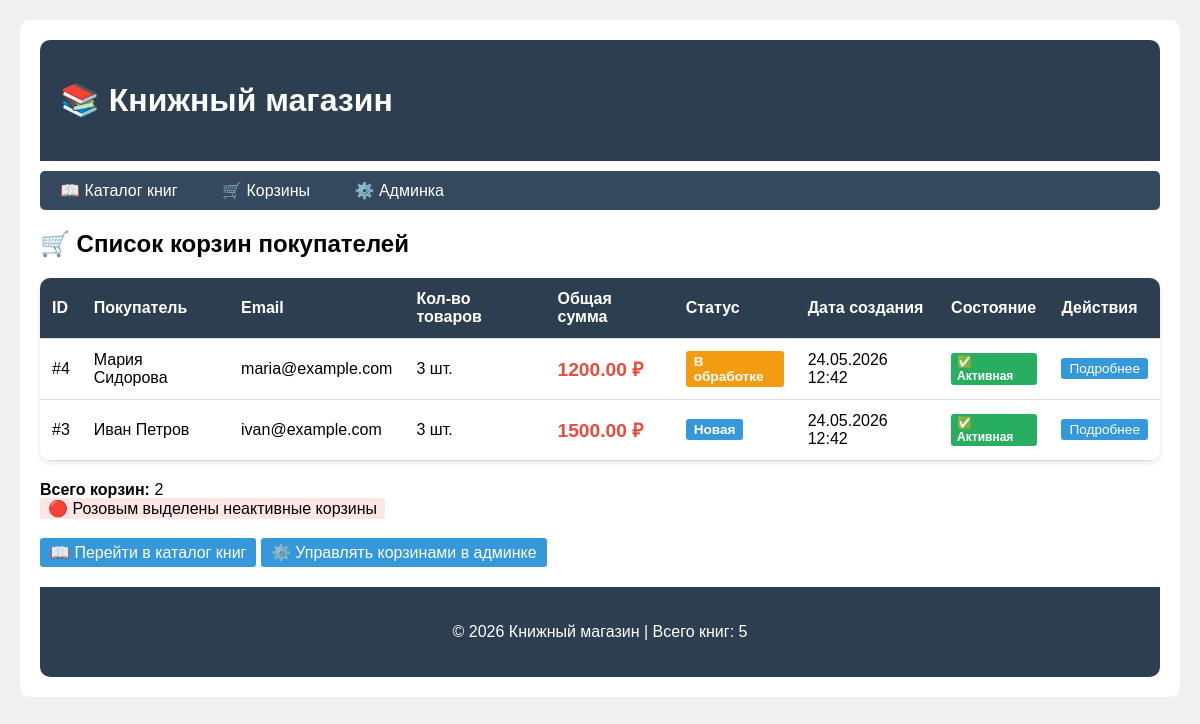
Page /carts/ on the earlier database version.
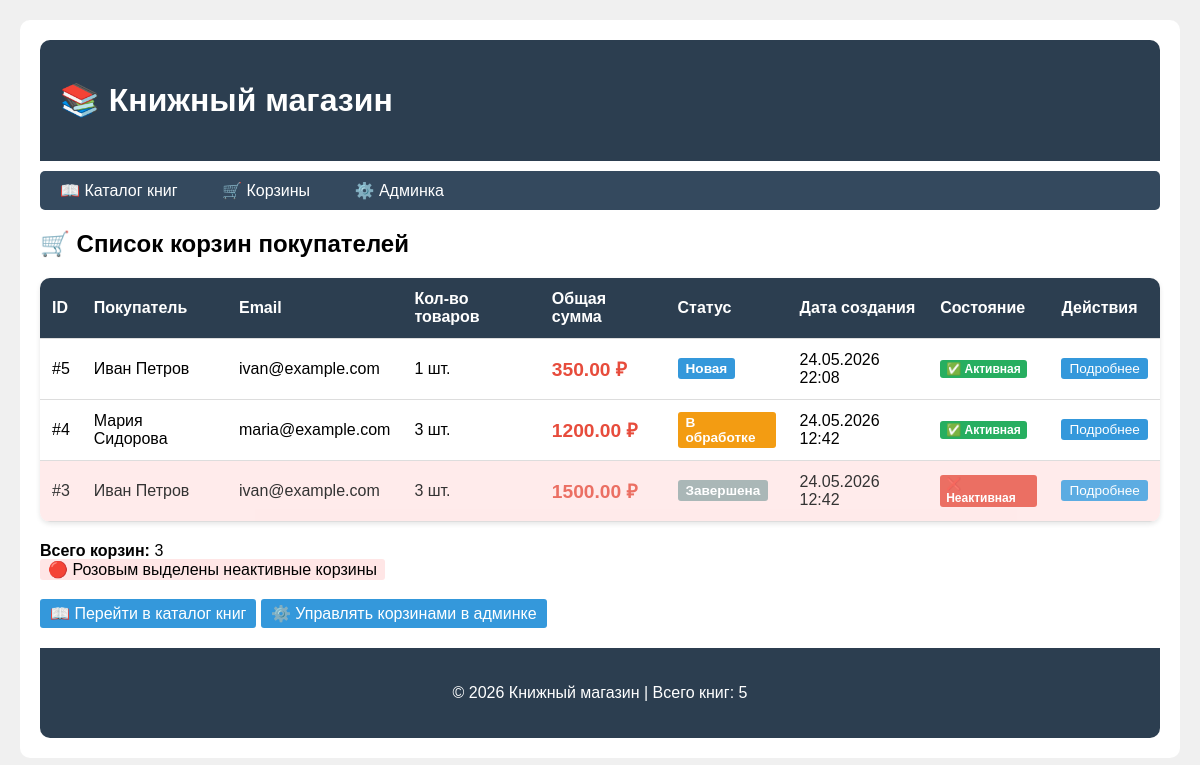
Same page on the later database version.
### catalog/models.py (models this page shows, shortened)
class Cart(models.Model):
    STATUS_CHOICES = [
        ('new', 'Новая'),
        ('processing', 'В обработке'),
        ('completed', 'Завершена'),
        ('cancelled', 'Отменена'),
    ]
    customer = models.ForeignKey(
        Customer,
        on_delete=models.CASCADE,
        related_name='carts',
        verbose_name='Покупатель'
    )
    products = models.ManyToManyField(
        Product,
        through='CartItem',
        related_name='carts',
        verbose_name='Товары'
    )
    status = models.CharField('Статус', max_length=20, choices=STATUS_CHOICES, default='new')
    created_at = models.DateTimeField('Дата создания', auto_now_add=True)
    updated_at = models.DateTimeField('Дата обновления', auto_now=True)
    def total_price(self):
        return sum(item.product.price * item.quantity for item in self.cart_items.all())
    def total_items(self):
        return sum(item.quantity for item in self.cart_items.all())
    class Meta:
        verbose_name = 'Корзина'
        verbose_name_plural = 'Корзины'
        ordering = ['-created_at']

class Customer(models.Model):
    name = models.CharField('Имя', max_length=100)
    email = models.EmailField('Email', unique=True)
    phone = models.CharField('Телефон', max_length=20, blank=True)
    address = models.TextField('Адрес', blank=True)
    registered_at = models.DateTimeField('Дата регистрации', auto_now_add=True)
    class Meta:
        verbose_name = 'Покупатель'
        verbose_name_plural = 'Покупатели'

class CartItem(models.Model):
    cart = models.ForeignKey(Cart, on_delete=models.CASCADE, related_name='cart_items')
    product = models.ForeignKey(Product, on_delete=models.CASCADE)
    quantity = models.PositiveIntegerField('Количество', default=1)
    class Meta:
        verbose_name = 'Позиция корзины'
        verbose_name_plural = 'Позиции корзин'

class Product(models.Model):
    name = models.CharField('Название', max_length=200)
    author = models.CharField('Автор', max_length=200, blank=True)  # Добавить
    publisher = models.CharField('Издательство', max_length=200, blank=True)  # Добавить
    pages = models.IntegerField('Количество страниц', default=0, blank=True)  # Добавить
    price = models.DecimalField('Цена', max_digits=10, decimal_places=2)
    description = models.TextField('Описание', blank=True)
    stock = models.IntegerField('Количество на складе', default=0)
    created_at = models.DateTimeField('Дата добавления', auto_now_add=True)
    class Meta:
        verbose_name = 'Товар'
        verbose_name_plural = 'Товары'

### catalog/views.py (the view)
# urls.py: path('carts/', views.CartListView.as_view(), name='cart_list'),  # ГЛАВНАЯ СТРАНИЦА КОРЗИН
class CartListView(ListView):
    model = Cart
    template_name = 'catalog/carts.html'
    context_object_name = 'carts'
    def get_queryset(self):
        return Cart.objects.select_related('customer').prefetch_related('products').all()

### catalog/templatetags/book_tags.py (called while the page is built)
@register.filter(name='price_format')
def price_format(value):
    try:
        return f"{float(value):.2f} ₽"
    except (ValueError, TypeError):
        return value

@register.simple_tag
def current_year():
    return datetime.now().year

@register.simple_tag
def book_count():
    from catalog.models import Product  # ИСПРАВЛЕНО: Book -> Product
    return Product.objects.count()

### templates/catalog/carts.html (shortened to what this page needs)
{% extends "base.html" %}
{% load book_tags %}
{% block content %}
<h2>🛒 Список корзин покупателей</h2>
{% if carts %}
    <table class="cart-table">
        <thead>
            <tr>
                <th>ID</th>
                <th>Покупатель</th>
                <th>Email</th>
                <th>Кол-во товаров</th>
                <th>Общая сумма</th>
                <th>Статус</th>
                <th>Дата создания</th>
                <th>Состояние</th>
                <th>Действия</th>
            </tr>
        </thead>
        <tbody>
            {% for cart in carts %}
            <tr class="{% if cart.status == 'completed' or cart.status == 'cancelled' %}inactive{% endif %}">
                <td>#{{ cart.id }}</td>
                <td>{{ cart.customer.name }}</td>
                <td>{{ cart.customer.email }}</td>
                <td>{{ cart.total_items }} шт.</td>
                <td class="price">{{ cart.total_price|price_format }}</td>
                <td>
                    <span class="status-badge status-{{ cart.status }}">
                        {{ cart.get_status_display }}
                    </span>
                </td>
                <td>{{ cart.created_at|date:"d.m.Y H:i" }}</td>
                <td>
                    {% if cart.status == 'completed' or cart.status == 'cancelled' %}
                        <span class="inactive-badge">❌ Неактивная</span>
                    {% else %}
                        <span class="active-badge">✅ Активная</span>
                    {% endif %}
                </td>
                <td>
                    <a href="{% url 'catalog:cart_detail' cart.id %}" class="btn-small">Подробнее</a>
                </td>
            </tr>
            {% endfor %}
        </tbody>
    </table>
    <p style="margin-top: 20px;">
        <strong>Всего корзин:</strong> {{ carts|length }}<br>
        <span style="background: #ffe6e6; padding: 2px 8px; border-radius: 3px;">🔴 Розовым выделены неактивные корзины</span>
    </p>
{% else %}
    <p>Корзины не найдены. Создайте их через админ-панель.</p>
{% endif %}
<div style="margin-top: 20px;">
    <a href="{% url 'catalog:book_list' %}" class="btn">📖 Перейти в каталог книг</a>
    <a href="/admin/catalog/cart/" class="btn">⚙️ Управлять корзинами в админке</a>
</div>
{% endblock %}

Differences in the rows shown:
added Cart: id "5", customer.name "Иван Петров", customer.email "ivan@example.com", total_items "1", total_price "350.00 ₽", status "Новая", created_at "24.05.2026 22:08", shows "✅ Активная"
changed Cart id 3: status "Новая" → "Завершена"; status "✅ Активная" → "❌ Неактивная"
Other differences:
{{ carts|length }}: "2" → "3"
